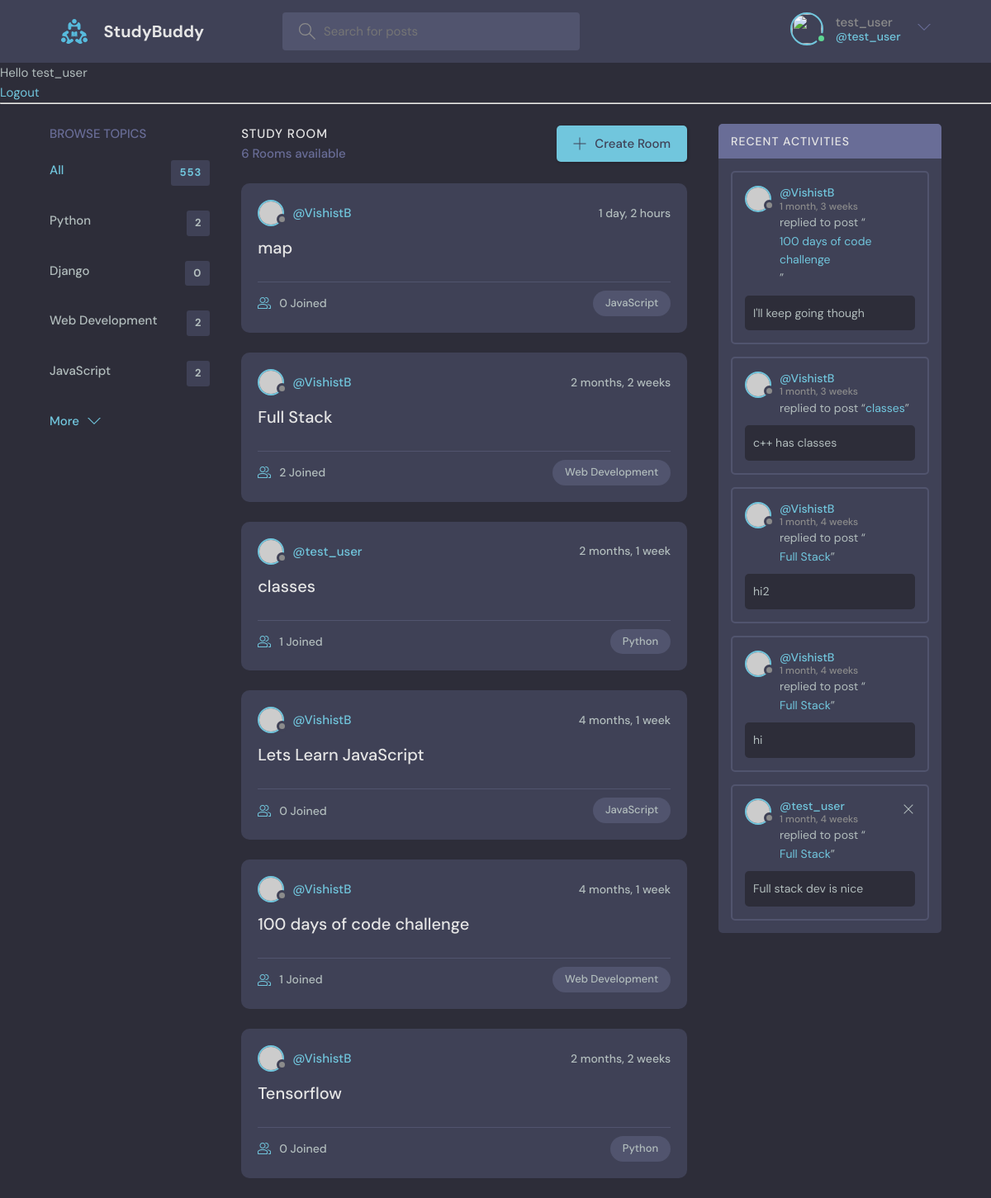
The page / (signed in) on the database its author committed.
### base/models.py (models this page shows, shortened)
class Topic(models.Model):
    name = models.CharField(max_length=200)

class Room(models.Model):
    host = models.ForeignKey(User, on_delete=models.SET_NULL, null=True)
    topic= models.ForeignKey(Topic, on_delete=models.SET_NULL, null=True)
    name=models.CharField(max_length=200)
    description= models.TextField(null=True,blank=True)
    participants=models.ManyToManyField(User, related_name='participants', blank=True)
    updated=models.DateTimeField(auto_now=True)
    created=models.DateTimeField(auto_now_add=True)
    class Meta:
        ordering = ['-updated', 'created']
    def __str__(self):
        return self.name

class Message(models.Model):
    user = models.ForeignKey(User, on_delete=models.CASCADE)
    room = models.ForeignKey(Room, on_delete=models.CASCADE)
    body = models.TextField()
    updated=models.DateTimeField(auto_now=True)
    created=models.DateTimeField(auto_now_add=True)
    class Meta:
        ordering = ['-updated', 'created']

### base/views.py (the view)
# urls.py: path('',views.home, name="home"),
def home(request):
    q = request.GET.get('q') if request.GET.get('q')!=None else ''
    rooms=Room.objects.filter(Q(topic__name__icontains=q)|Q(name__icontains=q)|Q(description__icontains=q))
    topics=Topic.objects.all()
    room_count=rooms.count()
    room_messages= Message.objects.filter(Q(room__topic__name__icontains=q))
    context={'rooms':rooms, 'topics':topics, 'room_count':room_count, 'room_messages': room_messages}
    return render(request, 'base/home.html', context)

### base/templates/base/home.html (shortened to what this page needs)
{% extends 'main.html' %}
{% block content%}
    <main class="layout layout--3">
      <div class="container">
        {% include 'base/topics_components.html' %}
        <div class="roomList">
          <div class="roomList__header">
            <div>
              <h2>Study Room</h2>
              <p>{{rooms.count}} Rooms available</p>
            </div>
            <a class="btn btn--main" href="{% url 'create-room' %}">
              <svg version="1.1" xmlns="http://www.w3.org/2000/svg" width="32" height="32" viewBox="0 0 32 32">
                <title>add</title>
                <path
                  d="M16.943 0.943h-1.885v14.115h-14.115v1.885h14.115v14.115h1.885v-14.115h14.115v-1.885h-14.115v-14.115z"
                ></path>
              </svg>
              Create Room
            </a>
          </div>
          {% include 'base/feed_component.html' %}
        </div>
        {% include 'base/activity_component.html' %}
      </div>
    </main>
{% endblock %}

### Templates/navbar.html (shortened to what this page needs)
{% load static %}
<header class="header header--loggedIn">
    <div class="container">
        <a href="{% url 'home' %}" class="header__logo">
            <img src="{% static 'images/logo.svg' %}" />
            <h1>StudyBuddy</h1>
        </a>
        <form class="header__search" method="GET" action="{% url 'home' %}">
            <label>
                <input name="q" placeholder="Search for posts" />
            </label>
        </form>
        <nav class="header__menu">
            {% if request.user.is_authenticated %}
            <div class="header__user">
                <a href="#">
                    <div class="avatar avatar--medium active">
                        <img src="{{request.user.avatar.url}}" />
                    </div>
                    <p>{{request.user.username}} <span>@{{request.user.username}}</span></p>
                </a>
                <button class="dropdown-button">
                    <svg version="1.1" xmlns="http://www.w3.org/2000/svg" width="32" height="32" viewBox="0 0 32 32">
                        <title>chevron-down</title>
                        <path d="M16 21l-13-13h-3l16 16 16-16h-3l-13 13z"></path>
                    </svg>
                </button>
            </div>
            {% else %}
            <a href="{% url 'login' %}">
                <img src="{% static 'images/avatar.svg' %}" />
                <p>Login</p>
            </a>
            {% endif %}
        </nav>
    </div>
</header>
{% if request.user.is_authenticated %}
<p>Hello {{request.user}}</p>
<a href="{% url 'logout' %}">Logout</a>
{% else %}
<a href="{% url 'login' %}">Login</a>
{% endif %}
<hr>

### base/templates/base/topics_components.html
<div class="topics">
    <div class="topics__header">
      <h2>Browse Topics</h2>
    </div>
    <ul class="topics__list">
      <li>
        <a href="{% url 'home' %}" class="active">All <span>553</span></a>
      </li>
      {% for topic in topics %}
      <li>
        <a href="{% url 'home' %}?q={{topic.name}}">{{topic.name}}<span>{{topic.room_set.all.count}}</span></a>
      </li>
      {% endfor %}
    </ul>
    <a class="btn btn--link" href="topics.html">
      More
      <svg version="1.1" xmlns="http://www.w3.org/2000/svg" width="32" height="32" viewBox="0 0 32 32">
        <title>chevron-down</title>
        <path d="M16 21l-13-13h-3l16 16 16-16h-3l-13 13z"></path>
      </svg>
    </a>
  </div>

### base/templates/base/feed_component.html (shortened to what this page needs)
{% for room in rooms %}
<div class="roomListRoom">
    <div class="roomListRoom__header">
      <a href="{% url 'user-profile' room.host.id %}" class="roomListRoom__author">
        <div class="avatar avatar--small">
          <img src="https://randomuser.me/api/portraits/women/11.jpg" />
        </div>
        <span>@{{room.host.username}}</span>
      </a>
      <div class="roomListRoom__actions">
        <span>{{room.created|timesince}}</span>
      </div>
    </div>
    <div class="roomListRoom__content">
      <a href="{% url 'room' room.id%}">{{room.name}}</a>
    </div>
    <div class="roomListRoom__meta">
      <a href="{% url 'room' room.id%}" class="roomListRoom__joined">
        {{room.participants.all.count}} Joined
      </a>
      <p class="roomListRoom__topic">{{room.topic.name}}</p>
    </div>
  </div>
{% endfor %}

### base/templates/base/activity_component.html
<div class="activities">
    <div class="activities__header">
      <h2>Recent Activities</h2>
    </div>
    {% for message in room_messages %}
    <div class="activities__box">
      <div class="activities__boxHeader roomListRoom__header">
        <a href="{% url 'user-profile' message.user.id%}" class="roomListRoom__author">
          <div class="avatar avatar--small">
            <img src="https://randomuser.me/api/portraits/women/11.jpg" />
          </div>
          <p>
            @{{message.user}}
            <span>{{message.created|timesince}}</span>
          </p>
        </a>
        {% if request.user == message.user %}
        <div class="roomListRoom__actions">
          <a href="{% url 'delete-message' message.id %}">
            <svg version="1.1" xmlns="http://www.w3.org/2000/svg" width="32" height="32" viewBox="0 0 32 32">
              <title>remove</title>
              <path
                d="M27.314 6.019l-1.333-1.333-9.98 9.981-9.981-9.981-1.333 1.333 9.981 9.981-9.981 9.98 1.333 1.333 9.981-9.98 9.98 9.98 1.333-1.333-9.98-9.98 9.98-9.981z"
              ></path>
            </svg>
          </a>
        </div>
        {% endif %}
      </div>
      <div class="activities__boxContent">
        <p>replied to post “<a href="{% url 'room' message.room.id %}">{{message.room}}</a>”</p>
        <div class="activities__boxRoomContent">
          {{message.body}}
        </div>
      </div>
    </div>
    {% endfor %}
  </div>

### rows shown on the page
Topic: name "Python", room_set.all.count "2"
Topic: name "Django", room_set.all.count "0"
Topic: name "Web Development", room_set.all.count "2"
Topic: name "JavaScript", room_set.all.count "2"
Room: host.username "VishistB", created "1 day, 2 hours", name "map", participants.all.count "0", topic.name "JavaScript"
Room: host.username "VishistB", created "2 months, 2 weeks", name "Full Stack", participants.all.count "2", topic.name "Web Development"
Room: host.username "test_user", created "2 months, 1 week", name "classes", participants.all.count "1", topic.name "Python"
Room: host.username "VishistB", created "4 months, 1 week", name "Lets Learn JavaScript", participants.all.count "0", topic.name "JavaScript"
Room: host.username "VishistB", created "4 months, 1 week", name "100 days of code challenge", participants.all.count "1", topic.name "Web Development"
Room: host.username "VishistB", created "2 months, 2 weeks", name "Tensorflow", participants.all.count "0", topic.name "Python"
Message: user "VishistB", created "1 month, 3 weeks", room "100 days of code challenge", body "I'll keep going though"
Message: user "VishistB", created "1 month, 3 weeks", room "classes", body "c++ has classes"
Message: user "VishistB", created "1 month, 4 weeks", room "Full Stack", body "hi2"
Message: user "VishistB", created "1 month, 4 weeks", room "Full Stack", body "hi"
Message: user "test_user", created "1 month, 4 weeks", room "Full Stack", body "Full stack dev is nice"

### other values the page prints
{{ request.user.username }} "test_user"
{{ request.user }} "test_user"
{{ rooms.count }} "6"
